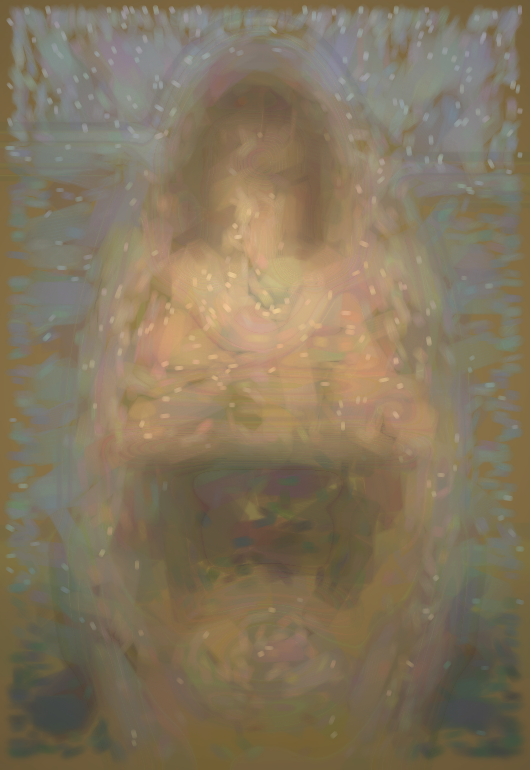

Generate this figure with Python:
"""
mona_lisa_s176.py — Session 176 Mona Lisa render.

Inspired by Marco d'Oggiono, Leonardo's Milanese pupil, this session enhances
the Leonardesque pipeline with two new passes:

  - doggiono_leonardesque_warmth_pass (pass 73): THREE-GATE tinting — warm ivory
    highlights, cool violet shadow depth, sfumato edge dissolution.  Encodes
    Marco's inherited Leonardo-school warmth: peaks glow amber-ivory rather than
    cool-pearl, shadows retain gentle violet depth without hard contrast.

  - multilayer_atmospheric_veil_pass (pass 74, random improvement): THREE-SCALE
    sfumato applied simultaneously at fine (σ=1.5), medium (σ=4.5), and coarse
    (σ=12.0) spatial frequencies, all gated on Sobel edge magnitude.  Creates
    the layered atmospheric dissolution that characterises Leonardo's glazing
    technique — edges dissolve at multiple depths simultaneously.

Pipeline:
  tone_ground -> underpainting -> block_in -> build_form
  -> sfumato_veil_pass -> doggiono_leonardesque_warmth_pass (s176 new)
  -> multilayer_atmospheric_veil_pass (s176 new)
  -> skin_subsurface_scatter_pass -> figure_contour_atmosphere_pass
  -> tonal_envelope_pass -> selective_focus_pass
  -> place_lights -> glaze -> finish
"""

import sys
import os
sys.path.insert(0, os.path.dirname(__file__))

import numpy as np
from PIL import Image, ImageFilter
from stroke_engine import Painter
from art_catalog import get_style

W, H = 530, 770


def build_reference(w: int, h: int) -> Image.Image:
    """Synthetic Mona Lisa reference: landscape background + figure + face."""
    yy = np.linspace(0.0, 1.0, h, dtype=np.float32)[:, None] * np.ones((1, w), dtype=np.float32)
    xx = np.ones((h, 1), dtype=np.float32) * np.linspace(0.0, 1.0, w, dtype=np.float32)[None, :]

    def _blend(base, colour, alpha):
        a = alpha[:, :, None]
        return base * (1.0 - a) + colour[None, None, :] * a

    # ── Background landscape with aerial perspective ──────────────────────────
    sky   = np.array([0.66, 0.68, 0.70], dtype=np.float32)
    rocks = np.array([0.48, 0.53, 0.52], dtype=np.float32)
    earth = np.array([0.32, 0.38, 0.34], dtype=np.float32)

    t_sky   = np.clip(1.0 - yy * 4.5,        0.0, 1.0)
    t_earth = np.clip((yy - 0.68) * 5.0,     0.0, 1.0)
    t_mid   = np.clip(1.0 - t_sky - t_earth, 0.0, 1.0)

    arr = (sky[None, None, :]   * t_sky[:, :, None]
         + rocks[None, None, :] * t_mid[:, :, None]
         + earth[None, None, :] * t_earth[:, :, None])

    # Left side cool atmospheric tint (sfumato background)
    left_tint = np.clip(0.55 - xx, 0.0, 0.55) * 0.10
    arr += left_tint[:, :, None] * np.array([0.02, 0.06, 0.12], dtype=np.float32)

    # Winding path on left side
    path_x_centre = 0.25 + (yy - 0.30) * 0.18
    path_dist = np.abs(xx - path_x_centre) / 0.04
    path_mask = (np.clip(1.0 - path_dist, 0.0, 1.0)
                 * np.clip((yy - 0.25) / 0.40, 0.0, 1.0))
    arr += path_mask[:, :, None] * np.array([0.05, 0.06, 0.04], dtype=np.float32)

    # Water/river in middle distance (right side)
    water_d = (((xx - 0.70) / 0.20)**2 + ((yy - 0.48) / 0.04)**2)
    water_mask = np.clip(1.0 - water_d, 0.0, 1.0) ** 2 * 0.35
    arr += water_mask[:, :, None] * np.array([0.18, 0.22, 0.28], dtype=np.float32)

    # Left horizon sits slightly higher than right — subtle uncanny mismatch
    horizon_mismatch = np.where(xx < 0.5,
                                np.clip((0.22 - yy) / 0.04, 0.0, 1.0),
                                np.clip((0.26 - yy) / 0.04, 0.0, 1.0))
    arr = _blend(arr, np.array([0.62, 0.65, 0.68], dtype=np.float32),
                 horizon_mismatch.astype(np.float32) * 0.55)

    arr = np.clip(arr, 0.0, 1.0)

    # ── Figure: half-length portrait, slightly right of centre ───────────────
    fig_cx, fig_cy = 0.505, 0.62
    fig_rx, fig_ry = 0.30, 0.44
    fx = (xx - fig_cx) / fig_rx
    fy = (yy - fig_cy) / fig_ry
    fig_d = fx**2 + fy**2

    flesh = np.array([0.76, 0.62, 0.47], dtype=np.float32)
    fig_alpha = np.clip(1.55 - fig_d, 0.0, 1.0) ** 0.60
    arr = _blend(arr, flesh, fig_alpha)

    # Dark forest-green / blue-black dress
    dress = np.array([0.14, 0.20, 0.17], dtype=np.float32)
    d_alpha = np.clip(1.2 - fig_d, 0.0, 1.0) * (yy > 0.58) * 0.72
    arr = _blend(arr, dress, d_alpha)

    # Semi-transparent gauze wrap over chest
    gauze = np.array([0.38, 0.42, 0.40], dtype=np.float32)
    g_alpha = (np.clip(0.90 - fig_d, 0.0, 1.0)
               * ((yy > 0.50) & (yy < 0.66) & (fig_d < 0.90)) * 0.30)
    arr = _blend(arr, gauze, g_alpha)

    # Golden neckline trim
    trim = np.array([0.68, 0.55, 0.22], dtype=np.float32)
    trim_zone = (yy > 0.53) & (yy < 0.57) & (fig_d < 0.35)
    t_alpha = np.clip(0.35 - fig_d, 0.0, 1.0) * trim_zone * 0.55
    arr = _blend(arr, trim, t_alpha)

    # ── Head and face ─────────────────────────────────────────────────────────
    head_cx, head_cy = 0.488, 0.265
    head_rx, head_ry = 0.125, 0.158
    hx = (xx - head_cx) / head_rx
    hy = (yy - head_cy) / head_ry
    head_d = hx**2 + hy**2

    face = np.array([0.84, 0.72, 0.56], dtype=np.float32)
    head_alpha = np.clip(1.45 - head_d, 0.0, 1.0) ** 0.52
    arr = _blend(arr, face, head_alpha)

    # Upper-left light source: warm illumination on lit side
    lit_d = (hx + 0.30)**2 + (hy + 0.15)**2
    lit_alpha = np.clip(1.0 - lit_d, 0.0, 1.0) ** 1.8 * 0.55 * head_alpha
    arr = _blend(arr, np.array([0.91, 0.82, 0.68], dtype=np.float32), lit_alpha)

    # Shadow side — warm ochre shadow (not cool)
    shad_d = (-hx + 0.25)**2 + (hy - 0.10)**2
    shad_alpha = np.clip(1.0 - shad_d, 0.0, 1.0) ** 2.2 * 0.45 * head_alpha
    arr = _blend(arr, np.array([0.52, 0.40, 0.28], dtype=np.float32), shad_alpha)

    # ── Hair: dark brown, parted at centre, partially covered by veil ────────
    hair_d = (((xx - head_cx) / (head_rx * 1.55))**2
              + ((yy - head_cy) / (head_ry * 1.42))**2)
    face_zone = (np.abs(hx) < 0.50) & (hy > -0.62) & (hy < 0.72)
    hair_mask = (hair_d < 1.0) & ~face_zone & (hy < 0.52)
    h_alpha = np.where(hair_mask, np.clip(1.0 - hair_d, 0.0, 1.0) * 0.88, 0.0)
    arr = _blend(arr, np.array([0.19, 0.14, 0.09], dtype=np.float32), h_alpha)

    # Dark translucent veil over crown
    veil_zone = (hair_d < 0.70) & (hy < -0.10) & (yy < 0.28)
    v_alpha = np.clip(0.70 - hair_d, 0.0, 1.0) * 0.55 * veil_zone
    arr = _blend(arr, np.array([0.12, 0.10, 0.08], dtype=np.float32), v_alpha)

    # ── Folded hands, lower centre of composition ─────────────────────────────
    hndx = (xx - 0.504) / 0.175
    hndy = (yy - 0.845) / 0.085
    hands_d = hndx**2 + hndy**2
    hand_alpha = np.clip(1.25 - hands_d, 0.0, 1.0) ** 0.72 * 0.78
    arr = _blend(arr, np.array([0.74, 0.60, 0.45], dtype=np.float32), hand_alpha)

    arr = np.clip(arr * 255, 0, 255).astype(np.uint8)
    ref = Image.fromarray(arr, "RGB")
    ref = ref.filter(ImageFilter.GaussianBlur(5))
    return ref


def paint_mona_lisa(output_path: str = "mona_lisa_s176.png") -> str:
    print("=" * 66)
    print("  Mona Lisa — Session 176")
    print("  Marco d'Oggiono × multilayer_atmospheric_veil (three-scale sfumato)")
    print("=" * 66)

    ref = build_reference(W, H)
    leo = get_style("leonardo")
    p = Painter(W, H)

    # ── Warm amber panel ground — Milanese tradition ──────────────────────────
    p.tone_ground(leo.ground_color, texture_strength=0.06)
    print("\n  [1/13] Tone ground complete")

    # ── Broad underpainting — atmospheric tonal layout ────────────────────────
    p.underpainting(ref, stroke_size=48, n_strokes=160)
    print("  [2/13] Underpainting complete")

    # ── Mid-range colour masses ───────────────────────────────────────────────
    p.block_in(ref, stroke_size=32, n_strokes=340)
    print("  [3/13] Block-in complete")

    # ── Form building — sfumato-guided strokes ────────────────────────────────
    p.build_form(ref, stroke_size=10, n_strokes=1400)
    print("  [4/13] Build form complete")

    # ── Leonardo sfumato veil — primary edge dissolution ─────────────────────
    p.sfumato_veil_pass(
        ref,
        n_veils       = 10,
        blur_radius   = 14.0,
        warmth        = 0.38,
        veil_opacity  = 0.07,
        edge_only     = True,
        chroma_dampen = 0.20,
    )
    print("  [5/13] Sfumato veil pass complete")

    # ── Session 176: doggiono_leonardesque_warmth_pass ────────────────────────
    # THREE-GATE: warm ivory in highlights + cool violet in shadows + sfumato at edges.
    # Marco d'Oggiono's inherited Leonardesque warmth: peaks glow amber-ivory,
    # shadows retain violet depth without Boltraffio's harder blue-grey.
    p.doggiono_leonardesque_warmth_pass(
        highlight_lo     = 0.60,
        ivory_r          = 0.022,
        ivory_g          = 0.014,
        ivory_b          = 0.003,
        shadow_hi        = 0.38,
        shadow_r         = 0.010,
        shadow_g         = 0.002,
        shadow_b         = 0.020,
        edge_thresh      = 0.06,
        edge_rng         = 0.10,
        sfumato_sigma    = 2.5,
        sfumato_strength = 0.30,
        opacity          = 0.35,
    )
    print("  [6/13] d'Oggiono Leonardesque warmth pass complete (s176 new — pass 73)")

    # ── Session 176: multilayer_atmospheric_veil_pass ─────────────────────────
    # THREE-SCALE sfumato: fine σ=1.5 / medium σ=4.5 / coarse σ=12.0.
    # Weighted blend (40/35/25) gated on Sobel edge magnitude.
    # Dissolves edges at multiple spatial frequencies simultaneously, creating
    # the atmospheric depth quality of Leonardo's layered glazing technique.
    p.multilayer_atmospheric_veil_pass(
        sigma_fine    = 1.5,
        sigma_medium  = 4.5,
        sigma_coarse  = 12.0,
        weight_fine   = 0.40,
        weight_medium = 0.35,
        weight_coarse = 0.25,
        edge_thresh   = 0.04,
        edge_rng      = 0.12,
        opacity       = 0.42,
    )
    print("  [7/13] Multi-layer atmospheric veil pass complete (s176 new — pass 74)")

    # ── Session 175: skin_subsurface_scatter_pass ─────────────────────────────
    p.skin_subsurface_scatter_pass(
        scatter_sigma    = 8.0,
        scatter_strength = 0.22,
        amber_r          = 0.08,
        amber_b          = -0.05,
        opacity          = 0.50,
    )
    print("  [8/13] Skin subsurface scatter pass complete")

    # ── Session 174: figure_contour_atmosphere_pass ───────────────────────────
    p.figure_contour_atmosphere_pass(
        blur_sigma      = 5.0,
        bleed_strength  = 0.20,
        edge_threshold  = 0.05,
        luma_lo         = 0.05,
        luma_hi         = 0.95,
        opacity         = 0.38,
    )
    print("  [9/13] Figure contour atmosphere pass complete")

    # ── Compositional tonal envelope — portrait lighting vignette ─────────────
    p.tonal_envelope_pass(
        center_x      = 0.488,
        center_y      = 0.32,
        radius        = 0.48,
        lift_strength = 0.09,
        lift_warmth   = 0.35,
        edge_darken   = 0.07,
        gamma         = 1.9,
    )
    print("  [10/13] Tonal envelope pass complete")

    # ── Selective focus — face is sharpest, edges soften ──────────────────────
    p.selective_focus_pass(
        center_x        = 0.488,
        center_y        = 0.29,
        focus_radius    = 0.34,
        max_blur_radius = 2.8,
        desaturation    = 0.10,
        gamma           = 2.2,
    )
    print("  [11/13] Selective focus pass complete")

    # ── Final lights and glaze ────────────────────────────────────────────────
    p.place_lights(ref, stroke_size=5, n_strokes=320)
    print("  [12/13] Place lights complete")

    p.glaze((0.72, 0.52, 0.22), opacity=0.06)
    print("  [13/13] Final amber glaze complete")

    p.finish(vignette=0.28, crackle=True)

    result = p.canvas.to_pil()
    result.save(output_path)
    print(f"\n  Painting saved -> {output_path}  ({W}×{H})")
    print("=" * 66)
    return output_path


if __name__ == "__main__":
    out = "mona_lisa_s176.png"
    if len(sys.argv) > 1:
        out = sys.argv[1]
    paint_mona_lisa(out)
